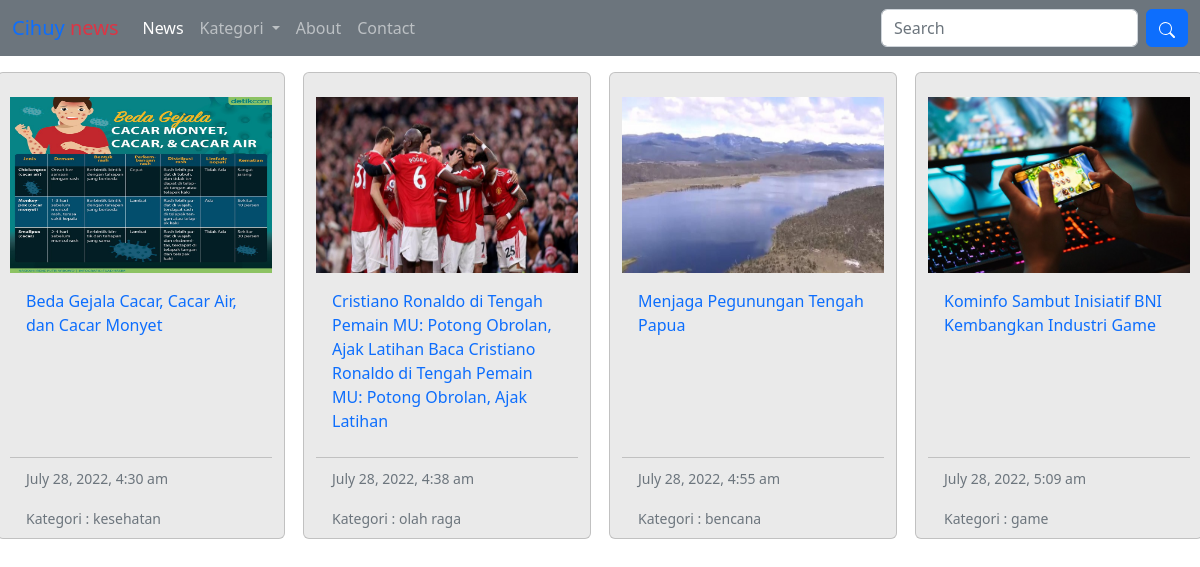
The page /cari.php on the database its author committed.
### tables this page shows
CREATE TABLE `postingan` (
  `id` int(11) NOT NULL,
  `img` varchar(200) NOT NULL,
  `judul` varchar(2000) NOT NULL,
  `deskripsi` varchar(10000) NOT NULL,
  `kategori` varchar(200) NOT NULL,
  `tanggal_upload` varchar(200) NOT NULL
);

### admin/sistem/query.php (called while the page is built)
<?php
require 'config.php';
function query($query) {
    global $conn;
	$result = mysqli_query($conn, $query);
	$rows = [];
	while( $row = mysqli_fetch_assoc($result) ) {
		$rows[] = $row;
	}
	return $rows;
}
?>

### asset/include/berita.php (the view, shortened to what this page needs)
<div class="row d-flex justify-content-around">
<?php foreach($allberita as $berita) : ?>
<div class="card mb-3" style="width: 18rem;background-color:#eaeaea;">
<a href="detailnews.php?id=<?= $berita['id']; ?>" style="text-decoration:none;">
  <img src="asset/img/<?= $berita['img']; ?>" class="card-img-top pt-4" alt="..." style="height:200px;">
  <div class="card-body">
    <p class="card-title" style="font-size:16px;"><?= $berita['judul']?></p>
    </a>
  </div>
  <div class="card-footer" style="background-color:#eaeaea;">
  <p class="card-text"><small class="text-muted"><?= $berita['tanggal_upload'];?></small></p>
  <p class="card-text"><small class="text-muted">Kategori : <?= $berita['kategori'];?></small></p>
  </div>
</div>
<?php endforeach; ?>

### cari.php (shortened to what this page needs)
<?php
$keywordCari = $_GET['keywordCari'];
require 'admin/sistem/query.php';
$allberita = query("SELECT * FROM postingan WHERE judul LIKE '%$keywordCari%' OR
deskripsi LIKE '%$keywordCari%' OR
kategori LIKE '%$keywordCari%' OR
tanggal_upload LIKE '%$keywordCari%'
");
?>
<!DOCTYPE html>
<html lang="en">
<head>
    <link rel="stylesheet" href="asset/bootstrap/css/bootstrap.min.css">
</head>
<body>
    <?php include 'asset/include/header.php'; ?>
<br><br><br>
    <?php include 'asset/include/berita.php'; ?>
</body>
</html>

### asset/include/header.php (shortened to what this page needs)
<nav class="navbar navbar-dark navbar-expand-lg bg-secondary fixed-top">
  <div class="container-fluid">
    <a class="navbar-brand" href="index.php"><span class="text-primary">Cihuy</span> <span class="text-danger">news</span></a>
    <div class="collapse navbar-collapse" id="navbarSupportedContent">
      <ul class="navbar-nav me-auto mb-2 mb-lg-0">
        <li class="nav-item">
          <a class="nav-link active" aria-current="page" href="index.php">News</a>
        </li>
        <li class="nav-item dropdown">
          <a class="nav-link dropdown-toggle" href="#" role="button" data-bs-toggle="dropdown" aria-expanded="false">
            Kategori
          </a>
        </li>
        <li class="nav-item">
            <a href="" class="nav-link">About</a>
        </li>
        <li class="nav-item">
            <a href="" class="nav-link">Contact</a>
        </li>
      </ul>
      <form class="d-flex" role="search" action="cari.php">
        <input class="form-control me-2" type="search" placeholder="Search" aria-label="Search" name="keywordCari">
        <button class="btn btn-primary" type="submit"></button>
      </form>
    </div>
  </div>
</nav>

### rows shown on the page
postingan: img (picture), judul "Beda Gejala Cacar, Cacar Air, dan Cacar Monyet", tanggal_upload "July 28, 2022, 4:30 am", kategori "kesehatan"
postingan: img (picture), judul "Cristiano Ronaldo di Tengah Pemain MU: Potong Obrolan, Ajak Latihan Baca Cristiano Ronaldo di Tengah Pemain MU: Potong Obrolan, Ajak Latihan", tanggal_upload "July 28, 2022, 4:38 am", kategori "olah raga"
postingan: img (picture), judul "Menjaga Pegunungan Tengah Papua", tanggal_upload "July 28, 2022, 4:55 am", kategori "bencana"
postingan: img (picture), judul "Kominfo Sambut Inisiatif BNI Kembangkan Industri Game", tanggal_upload "July 28, 2022, 5:09 am", kategori "game"
